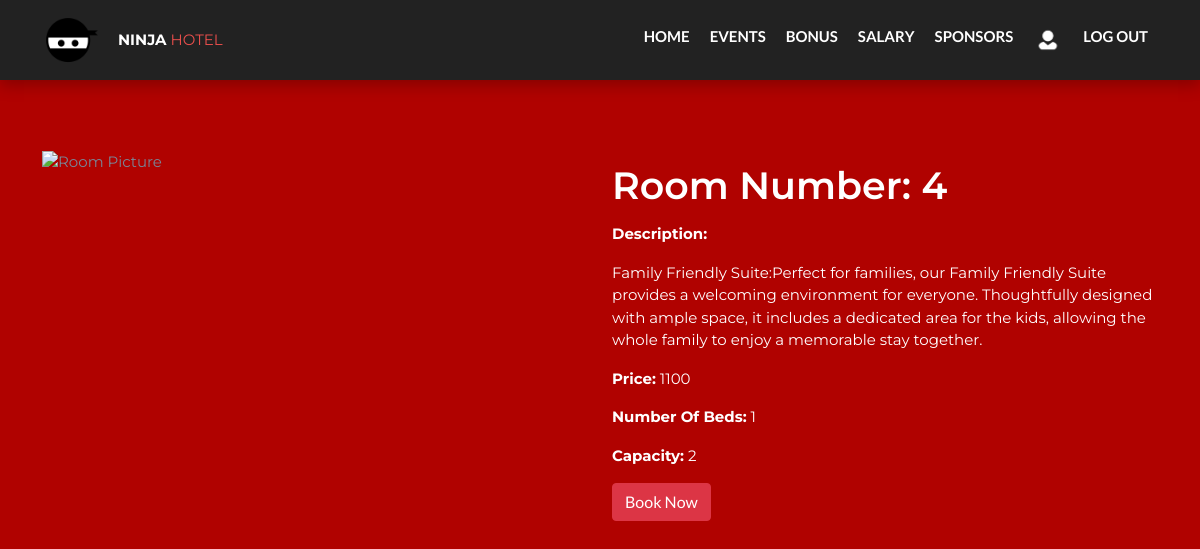
Page /room-commands/room-details.php?rid=4 (signed in) on the committed database.
### tables this page shows
CREATE TABLE `room` (
  `Room_ID` int(20) NOT NULL,
  `room_pic` varchar(20) DEFAULT NULL,
  `room_desription` varchar(300) DEFAULT NULL,
  `num of beds` int(12) NOT NULL,
  `PricePerNight` bigint(255) NOT NULL,
  `avalability` tinyint(1) NOT NULL,
  `capacity` int(200) DEFAULT NULL
);

### room-commands/room-details.php (the view, shortened to what this page needs)
<?php
    include '../tools/connection.php';
    include '../tools/navbar.php';
    $id = $_GET['rid'];
    $sql = "SELECT * FROM room WHERE Room_ID=$id";
    $result = $conn->query($sql);
    $row = $result->fetch_assoc();
?>
<!DOCTYPE html>
<html lang="en">
<head>
    <link rel="stylesheet" href="../css/bootstrap.min.css">
    <link rel="stylesheet" href="../icons/fontawesome/css/all.min.css">
	<link type="text/css" rel="stylesheet" href="../css/style.css"/>
</head>
<body style="background-color:#B00200">
    <br>
    <div class="container mt-5">
        <div class="row">
            <div class="col-md-6">
                <img src="../images/<?php echo $row['room_pic']; ?>" alt="Room Picture" style="max-width: 100%;">
            </div>
            <div class="col-md-6">
                <h1  style='color: white;'><?php echo "Room Number: ".$row['Room_ID'].""; ?></h1>
                <p  style='color: white;'><strong>Description:</strong></p>
                <p  style='color: white;'><?php echo $row['room_desription']; ?></p>
                <p style='color: white;'><strong>Price:</strong> <?php echo $row['PricePerNight']; ?></p>
                <p style='color: white;'><strong>Number Of Beds:</strong> <?php echo $row['num of beds']; ?></p>
                <p style='color: white;'><strong>Capacity:</strong> <?php echo $row['capacity']; ?></p>
                <a href="book.php?rid=<?php echo $row['Room_ID']; ?>" class="btn btn-danger" data-toggle="modal" data-target="#bookingModal">Book Now</a>
            </div>
        </div>
    </div>
</body>
</html>

### css/style.css (style rules this page uses)
body { font-family: 'Montserrat', sans-serif; font-size: 15px; font-weight: 400; color: #798696; overflow-x:hidden; }
h1,h2,h3,h4,h5,h6 { margin-top: 12px; margin-bottom: 15px; font-weight: 600; color: #374050; }
h1 { font-size:38px; }
a { font-family: 'Lato', sans-serif; color: #374050; font-weight: 700; }

### rows in the picture
room: Room_ID "4", room_desription "Family Friendly Suite:Perfect for families, our Family Friendly Suite provides a welcoming environment for everyone. Thoughtfully designed with ample space, it includes a dedicated area for the kids, allowing the whole family to enjoy a memorable stay together.", PricePerNight "1100", num of beds "1", capacity "2"
